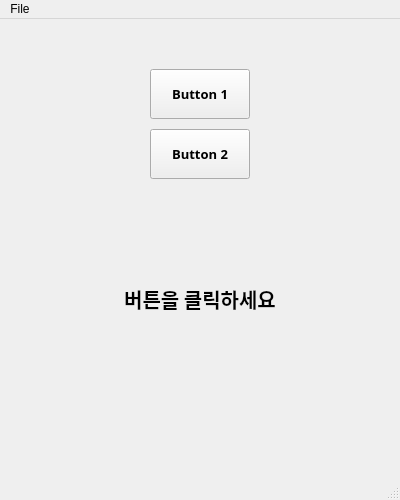
<?xml version="1.0" encoding="UTF-8"?>
<ui version="4.0">
 <class>MainWindow</class>
 <widget class="QMainWindow" name="MainWindow">
  <property name="geometry">
   <rect>
    <x>0</x>
    <y>0</y>
    <width>400</width>
    <height>500</height>
   </rect>
  </property>
  <property name="windowTitle">
   <string>MainWindow</string>
  </property>
  <widget class="QWidget" name="centralwidget">
   <widget class="QPushButton" name="Button1">
    <property name="geometry">
     <rect>
      <x>150</x>
      <y>50</y>
      <width>100</width>
      <height>50</height>
     </rect>
    </property>
    <property name="font">
     <font>
      <family>D2Coding</family>
      <pointsize>10</pointsize>
      <weight>75</weight>
      <bold>true</bold>
     </font>
    </property>
    <property name="text">
     <string>Button 1</string>
    </property>
   </widget>
   <widget class="QPushButton" name="Button2">
    <property name="geometry">
     <rect>
      <x>150</x>
      <y>110</y>
      <width>100</width>
      <height>50</height>
     </rect>
    </property>
    <property name="font">
     <font>
      <family>D2Coding</family>
      <pointsize>10</pointsize>
      <weight>75</weight>
      <bold>true</bold>
     </font>
    </property>
    <property name="text">
     <string>Button 2</string>
    </property>
   </widget>
   <widget class="QLabel" name="LabelTxt">
    <property name="geometry">
     <rect>
      <x>100</x>
      <y>230</y>
      <width>200</width>
      <height>100</height>
     </rect>
    </property>
    <property name="font">
     <font>
      <family>나눔고딕 ExtraBold</family>
      <pointsize>15</pointsize>
      <weight>75</weight>
      <bold>true</bold>
     </font>
    </property>
    <property name="text">
     <string>버튼을 클릭하세요</string>
    </property>
    <property name="alignment">
     <set>Qt::AlignCenter</set>
    </property>
   </widget>
  </widget>
  <widget class="QMenuBar" name="menubar">
   <property name="geometry">
    <rect>
     <x>0</x>
     <y>0</y>
     <width>400</width>
     <height>21</height>
    </rect>
   </property>
   <widget class="QMenu" name="menuFile">
    <property name="title">
     <string>File</string>
    </property>
    <addaction name="actionOpen"/>
    <addaction name="actionClose"/>
   </widget>
   <addaction name="menuFile"/>
  </widget>
  <widget class="QStatusBar" name="statusbar"/>
  <action name="actionOpen">
   <property name="text">
    <string>Open</string>
   </property>
  </action>
  <action name="actionClose">
   <property name="text">
    <string>Close</string>
   </property>
  </action>
 </widget>
 <resources/>
 <connections/>
</ui>
